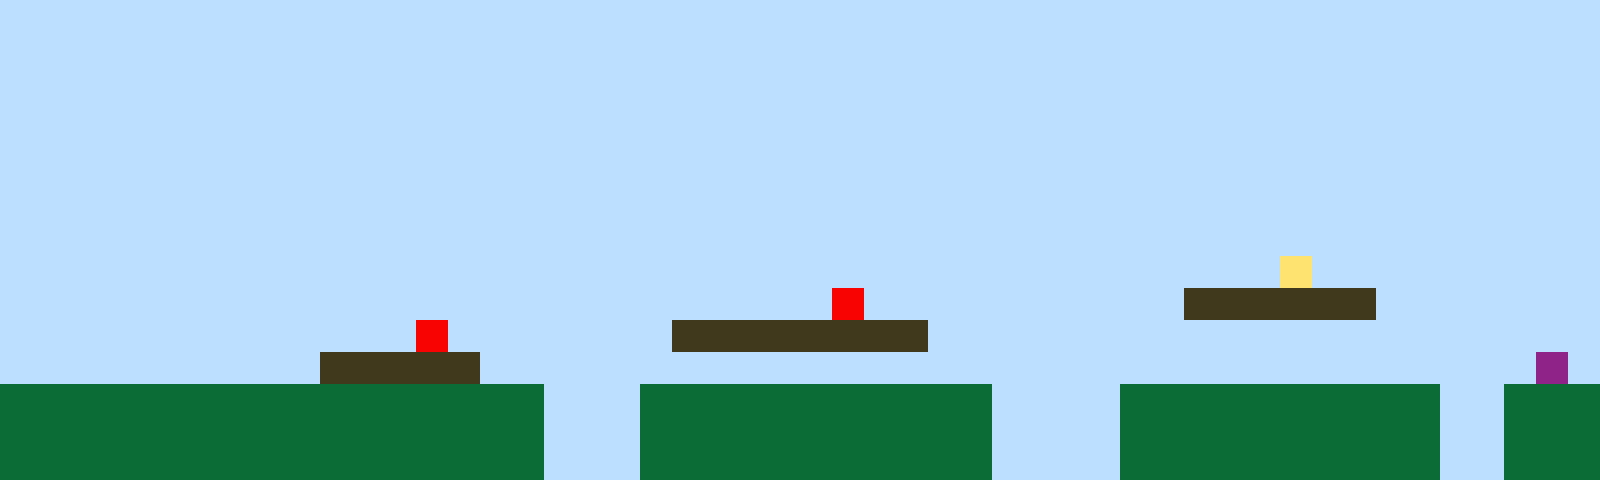

This is a level from a 2D game, rendered from its Tiled map with the project's own tilesets. A one-line summary and the complete map file follow:
An orthogonal 50x15 tile map with 32x32 px tiles, 1 tile layer (Tile Layer 1).

<map version="1.10" tiledversion="1.11.2" orientation="orthogonal" renderorder="right-up" width="50" height="15" tilewidth="32" tileheight="32" infinite="0" nextlayerid="2" nextobjectid="1"><editorsettings><export target="map1.csv" format="csv" /></editorsettings><tileset firstgid="1" name="sprites" tilewidth="32" tileheight="32" tilecount="6" columns="3"><image source="sprites.png" width="96" height="64" /></tileset><layer id="1" name="Tile Layer 1" width="50" height="15"><data encoding="csv">1,1,1,1,1,1,1,1,1,1,1,1,1,1,1,1,1,1,1,1,1,1,1,1,1,1,1,1,1,1,1,1,1,1,1,1,1,1,1,1,1,1,1,1,1,1,1,1,1,1,1,1,1,1,1,1,1,1,1,1,1,1,1,1,1,1,1,1,1,1,1,1,1,1,1,1,1,1,1,1,1,1,1,1,1,1,1,1,1,1,1,1,1,1,1,1,1,1,1,1,1,1,1,1,1,1,1,1,1,1,1,1,1,1,1,1,1,1,1,1,1,1,1,1,1,1,1,1,1,1,1,1,1,1,1,1,1,1,1,1,1,1,1,1,1,1,1,1,1,1,1,1,1,1,1,1,1,1,1,1,1,1,1,1,1,1,1,1,1,1,1,1,1,1,1,1,1,1,1,1,1,1,1,1,1,1,1,1,1,1,1,1,1,1,1,1,1,1,1,1,1,1,1,1,1,1,1,1,1,1,1,1,1,1,1,1,1,1,1,1,1,1,1,1,1,1,1,1,1,1,1,1,1,1,1,1,1,1,1,1,1,1,1,1,1,1,1,1,1,1,1,1,1,1,1,1,1,1,1,1,1,1,1,1,1,1,1,1,1,1,1,1,1,1,1,1,1,1,1,1,1,1,1,1,1,1,1,1,1,1,1,1,1,1,1,1,1,1,1,1,1,1,1,1,1,1,1,1,1,1,1,1,1,1,1,1,1,1,1,1,1,1,1,1,1,1,1,1,1,1,1,1,1,1,1,1,1,1,1,1,1,1,1,1,1,1,1,1,1,1,1,1,1,1,1,1,1,1,1,1,1,1,1,1,1,1,1,1,1,1,1,1,1,1,1,1,1,1,1,1,1,1,1,1,1,1,1,1,1,1,1,1,1,1,1,1,1,1,1,1,1,1,1,1,1,1,1,1,1,1,1,1,1,1,1,1,1,1,1,1,1,1,1,1,1,1,1,1,1,1,1,1,1,1,1,1,1,1,1,1,4,1,1,1,1,1,1,1,1,1,1,1,1,1,1,1,1,1,1,1,1,1,1,1,1,1,1,1,1,1,1,1,1,1,1,1,5,1,1,1,1,1,1,1,1,1,1,3,3,3,3,3,3,1,1,1,1,1,1,1,1,1,1,1,1,1,1,1,1,1,1,1,1,5,1,1,1,1,1,1,1,3,3,3,3,3,3,3,3,1,1,1,1,1,1,1,1,1,1,1,1,1,1,1,1,1,1,1,1,1,1,1,1,1,1,1,1,1,1,1,3,3,3,3,3,1,1,1,1,1,1,1,1,1,1,1,1,1,1,1,1,1,1,1,1,1,1,1,1,1,1,1,1,1,1,1,1,1,6,1,2,2,2,2,2,2,2,2,2,2,2,2,2,2,2,2,2,1,1,1,2,2,2,2,2,2,2,2,2,2,2,1,1,1,1,2,2,2,2,2,2,2,2,2,2,1,1,2,2,2,2,2,2,2,2,2,2,2,2,2,2,2,2,2,2,2,2,1,1,1,2,2,2,2,2,2,2,2,2,2,2,1,1,1,1,2,2,2,2,2,2,2,2,2,2,1,1,2,2,2,2,2,2,2,2,2,2,2,2,2,2,2,2,2,2,2,2,1,1,1,2,2,2,2,2,2,2,2,2,2,2,1,1,1,1,2,2,2,2,2,2,2,2,2,2,1,1,2,2,2</data></layer></map>
